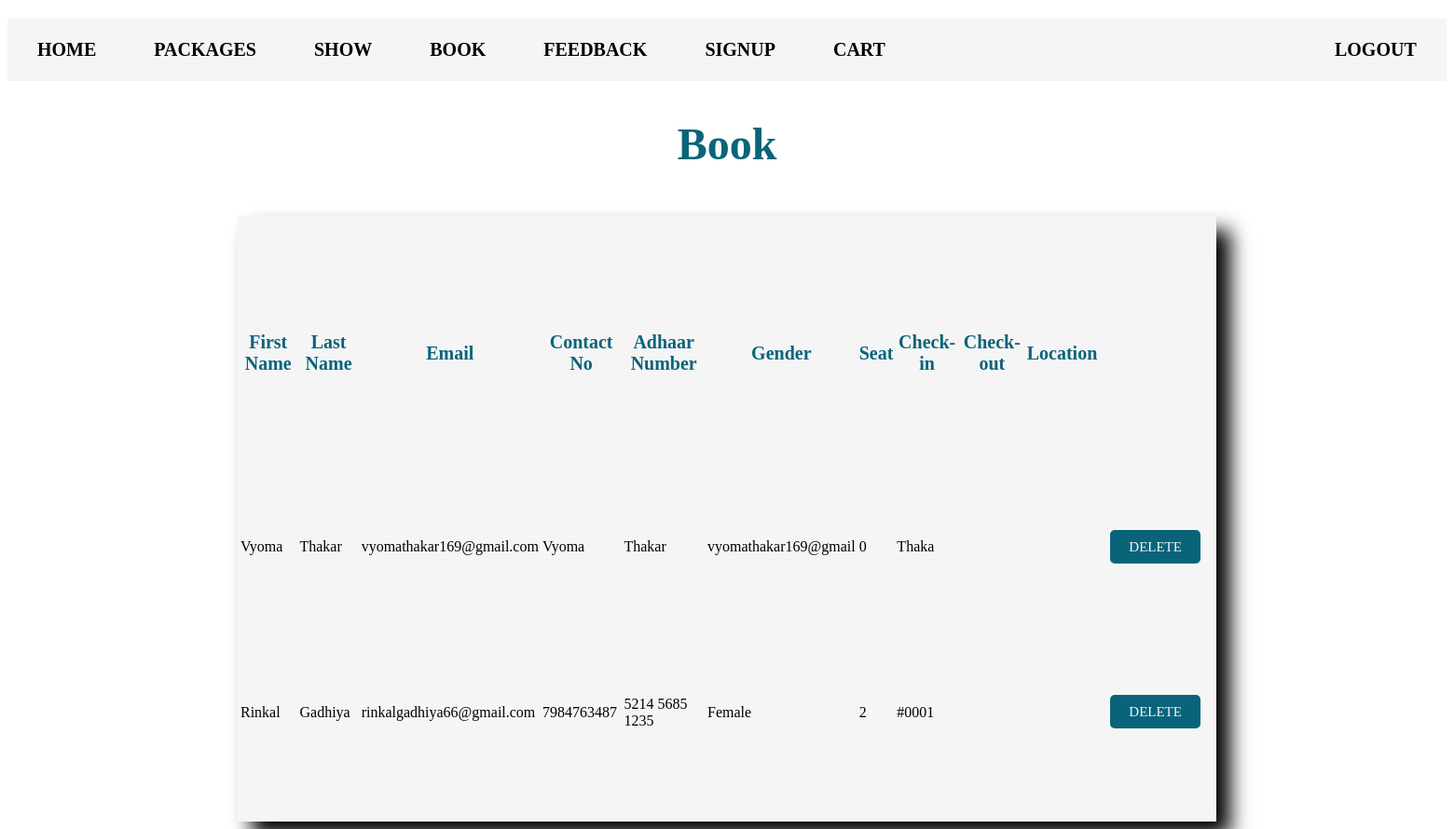
/admin/book.php (signed in), run on an earlier commit of the app's database.
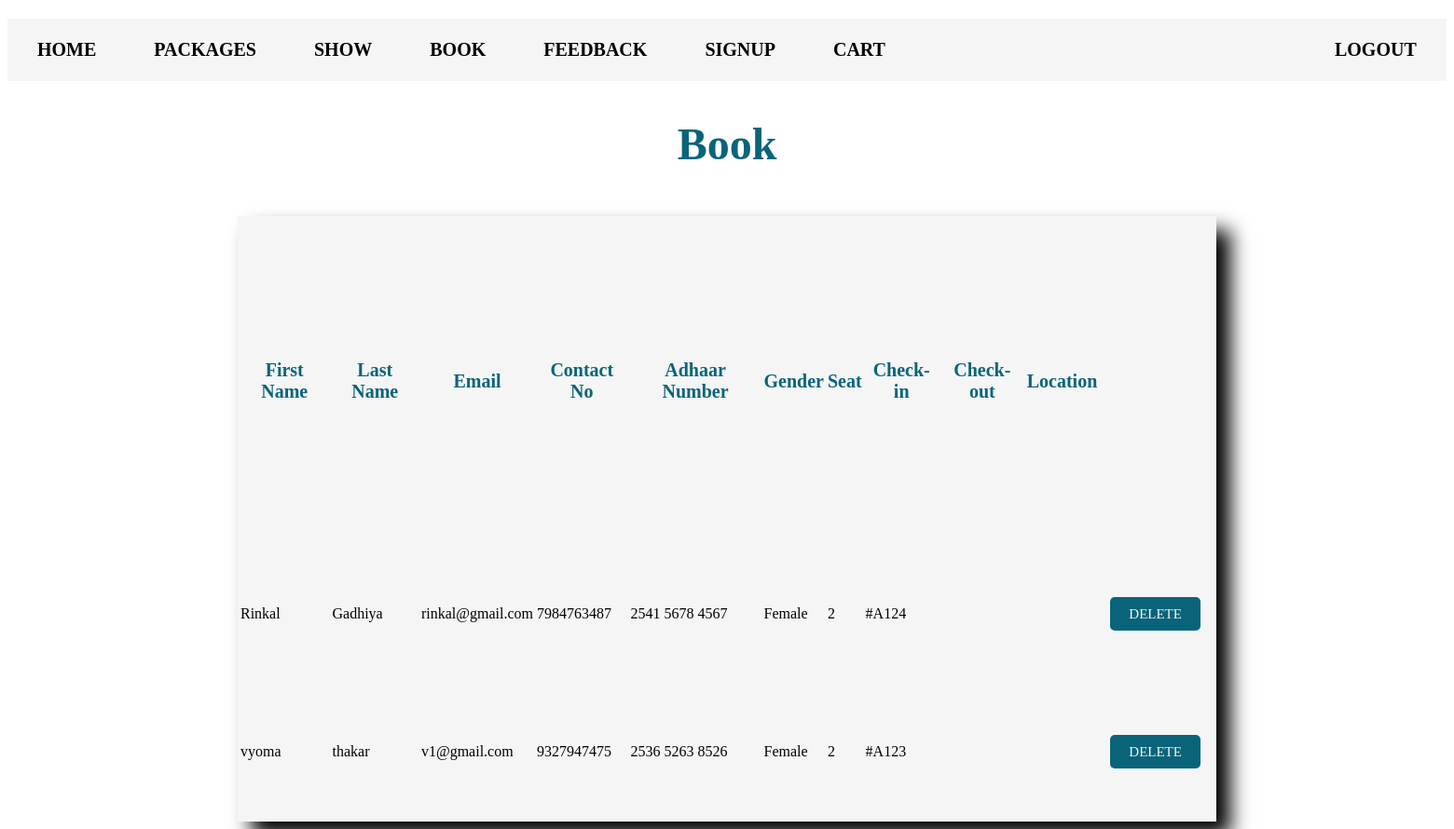
And on a later commit of the database.
### tables this page shows
CREATE TABLE `book` (
  `id` int(10) NOT NULL,
  `fname` varchar(100) NOT NULL,
  `lname` varchar(100) NOT NULL,
  `email` varchar(50) NOT NULL,
  `cno` varchar(15) NOT NULL,
  `ano` varchar(15) NOT NULL,
  `pid` varchar(25) NOT NULL,
  `gen` varchar(30) NOT NULL,
  `seat` varchar(30) NOT NULL
);

### admin/book.php (the view, shortened to what this page needs)
<?php
	include("header.php");
?>
<html>
	<head>
		<link rel="stylesheet" href="style.css">
</head>
<body>
<h2 align="center">Book</h2>
<div class="container1">
<table>
	<tr class="ahead">
		<th>First Name</th>
		<th>Last Name</th>
		<th>Email</th>
		<th>Contact No</th>
		<th>Adhaar Number</th>
		<th>Gender</th>
		<th>Seat</th>
		<th>Check-in</th>
		<th>Check-out</th>
		<th>Location</th>
		<th></th>
		<th></th>
	</tr>
<?php
	include('connect.php');
	$q = mysqli_query($cn,"select * from book");
	while($r = mysqli_fetch_array($q))
	{
		echo "<tr>
			<td>".$r[1]."</td>
			<td>".$r[2]."</td>
			<td>".$r[3]."</td>
			<td>".$r[4]."</td>
			<td>".$r[5]."</td>
			<td>".$r[6]."</td>
			<td>".$r[7]."</td>
			<td>".$r[8]."</td>
			<td>".$r[9]."</td>
			<td>".$r[10]."</td>
			<td><a href='bookdel.php?id=".$r[0]." ' class='btn'>DELETE</a></td>
		</tr>";
	}
?>

What changed in the data, as far as the page shows it:
removed book: fname "Vyoma", lname "Thakar", email "vyomathakar169@gmail.com", cno "Vyoma", ano "Thakar", gen "vyomathakar169@gmail", seat "0", pid "Thaka"
changed book "Rinkal": email "rinkalgadhiya66@gmail.com" → "rinkal@gmail.com"; ano "5214 5685 1235" → "2541 5678 4567"; seat "#0001" → "#A124"
added book: fname "vyoma", lname "thakar", email "v1@gmail.com", cno "9327947475", ano "2536 5263 8526", pid "Female", gen "2", seat "#A123"
